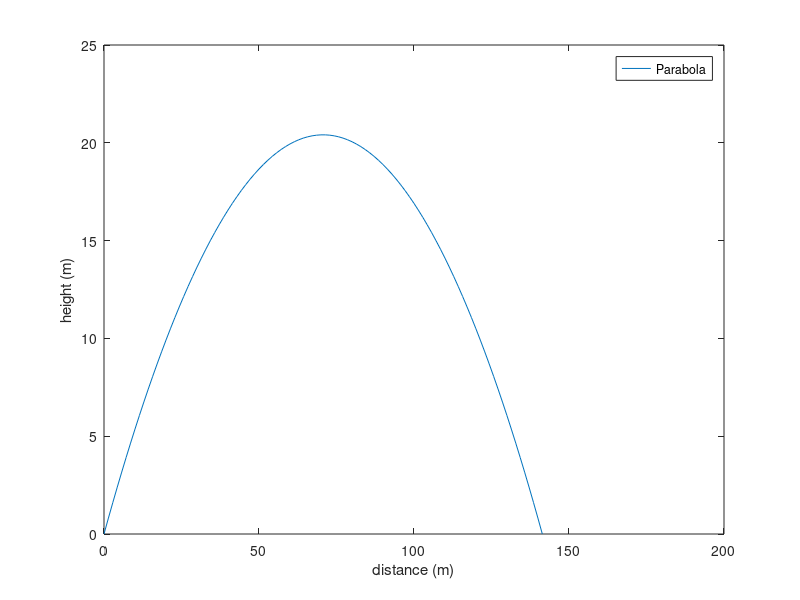

The MATLAB source for this figure:
clear

g = 9.8;
speed = 40;
angle = 30;

t = linspace(0,2*speed*sind(angle)/g, 100);

xp = speed * cosd(angle)*t;
yp = speed * sind(angle)*t - 0.5*g*t.^2;

plot(xp,yp)
legend('Parabola')
xlabel('distance (m)')
ylabel('height (m)')
